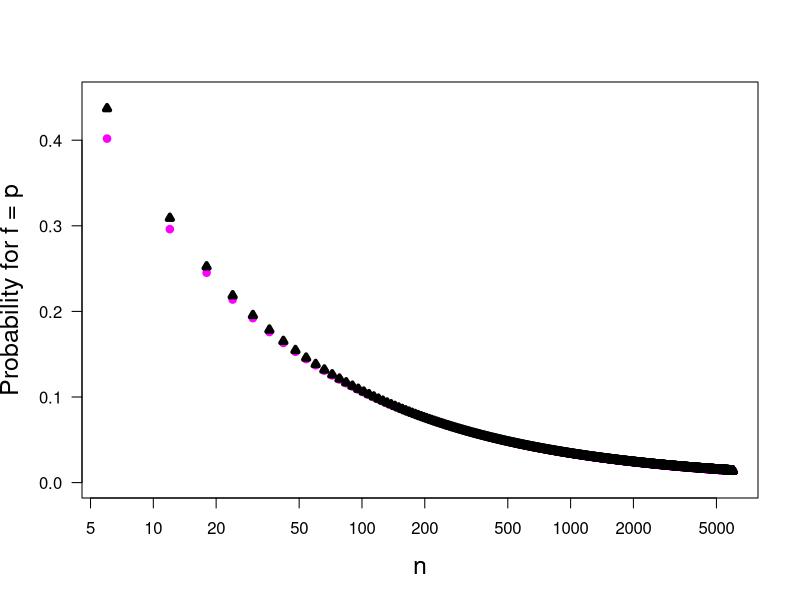

The R script that drew this image:
print('file: ProbBernoulliDieExSigma.R')
# exact: f = p & upper limit 
p=1/6; L=1000; narr=numeric(L); parrex=numeric(L)
for(j in 1:L) {n = 6*j; narr[j] = n; parrex[j] = dbinom(j,n,p)}
sigarr=sqrt(narr*p*(1-p))
c1 = 1/sqrt(2*pi)
# png('BernoulliDieExSigma200517.png',width=16,height=16,units='cm',res=300)
plot(narr,parrex,log='x',type='p',lwd=4,col='magenta',xlab='n',
     ylab='Probability for f = p',las=1,cex=0.6,ylim=c(0,0.45),cex.lab=1.5)
points(narr,c1/sigarr,col='black',lty=3,lwd=4,pch=24,cex=0.6)
# dev.off()
